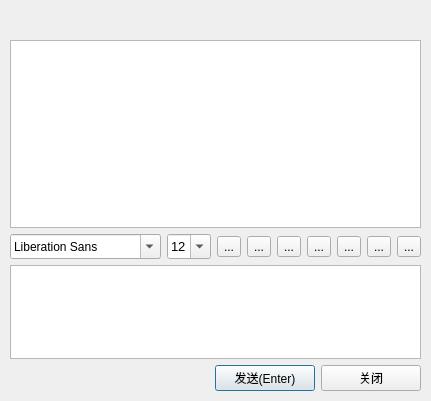
<?xml version="1.0" encoding="UTF-8"?>
<ui version="4.0">
 <class>chat</class>
 <widget class="QDialog" name="chat">
  <property name="geometry">
   <rect>
    <x>0</x>
    <y>0</y>
    <width>431</width>
    <height>401</height>
   </rect>
  </property>
  <property name="windowTitle">
   <string>私人沟通</string>
  </property>
  <property name="windowIcon">
   <iconset resource="imgs.qrc">
    <normaloff>:/imgs/imgs/QtChat.ico</normaloff>:/imgs/imgs/QtChat.ico</iconset>
  </property>
  <widget class="QWidget" name="layoutWidget">
   <property name="geometry">
    <rect>
     <x>10</x>
     <y>40</y>
     <width>411</width>
     <height>351</height>
    </rect>
   </property>
   <layout class="QVBoxLayout" name="verticalLayout">
    <property name="spacing">
     <number>6</number>
    </property>
    <property name="sizeConstraint">
     <enum>QLayout::SetDefaultConstraint</enum>
    </property>
    <item>
     <widget class="QTextBrowser" name="textBrowser">
      <property name="sizePolicy">
       <sizepolicy hsizetype="Expanding" vsizetype="Expanding">
        <horstretch>0</horstretch>
        <verstretch>2</verstretch>
       </sizepolicy>
      </property>
      <property name="frameShadow">
       <enum>QFrame::Sunken</enum>
      </property>
      <property name="openExternalLinks">
       <bool>false</bool>
      </property>
     </widget>
    </item>
    <item>
     <layout class="QHBoxLayout" name="horizontalLayout">
      <item>
       <widget class="QFontComboBox" name="fontComboBox">
        <property name="sizePolicy">
         <sizepolicy hsizetype="Fixed" vsizetype="Fixed">
          <horstretch>0</horstretch>
          <verstretch>0</verstretch>
         </sizepolicy>
        </property>
        <property name="minimumSize">
         <size>
          <width>1</width>
          <height>25</height>
         </size>
        </property>
       </widget>
      </item>
      <item>
       <widget class="QComboBox" name="fontsizecomboBox">
        <property name="sizePolicy">
         <sizepolicy hsizetype="Fixed" vsizetype="Maximum">
          <horstretch>0</horstretch>
          <verstretch>0</verstretch>
         </sizepolicy>
        </property>
        <property name="minimumSize">
         <size>
          <width>0</width>
          <height>25</height>
         </size>
        </property>
        <property name="font">
         <font>
          <pointsize>10</pointsize>
         </font>
        </property>
        <property name="editable">
         <bool>true</bool>
        </property>
        <property name="currentText">
         <string>11</string>
        </property>
        <property name="currentIndex">
         <number>3</number>
        </property>
        <item>
         <property name="text">
          <string>9</string>
         </property>
        </item>
        <item>
         <property name="text">
          <string>10</string>
         </property>
        </item>
        <item>
         <property name="text">
          <string>11</string>
         </property>
        </item>
        <item>
         <property name="text">
          <string>12</string>
         </property>
        </item>
        <item>
         <property name="text">
          <string>13</string>
         </property>
        </item>
        <item>
         <property name="text">
          <string>14</string>
         </property>
        </item>
        <item>
         <property name="text">
          <string>15</string>
         </property>
        </item>
        <item>
         <property name="text">
          <string>16</string>
         </property>
        </item>
        <item>
         <property name="text">
          <string>17</string>
         </property>
        </item>
        <item>
         <property name="text">
          <string>18</string>
         </property>
        </item>
        <item>
         <property name="text">
          <string>19</string>
         </property>
        </item>
        <item>
         <property name="text">
          <string>20</string>
         </property>
        </item>
        <item>
         <property name="text">
          <string>21</string>
         </property>
        </item>
        <item>
         <property name="text">
          <string>22</string>
         </property>
        </item>
       </widget>
      </item>
      <item>
       <widget class="QToolButton" name="textbold">
        <property name="toolTip">
         <string>加粗</string>
        </property>
        <property name="autoFillBackground">
         <bool>false</bool>
        </property>
        <property name="text">
         <string>...</string>
        </property>
        <property name="icon">
         <iconset resource="imgs.qrc">
          <normaloff>:/imgs/imgs/bold.png</normaloff>:/imgs/imgs/bold.png</iconset>
        </property>
        <property name="iconSize">
         <size>
          <width>22</width>
          <height>22</height>
         </size>
        </property>
        <property name="checkable">
         <bool>true</bool>
        </property>
        <property name="autoRaise">
         <bool>false</bool>
        </property>
       </widget>
      </item>
      <item>
       <widget class="QToolButton" name="textitalic">
        <property name="toolTip">
         <string>倾斜</string>
        </property>
        <property name="autoFillBackground">
         <bool>false</bool>
        </property>
        <property name="text">
         <string>...</string>
        </property>
        <property name="icon">
         <iconset resource="imgs.qrc">
          <normaloff>:/imgs/imgs/italic.png</normaloff>:/imgs/imgs/italic.png</iconset>
        </property>
        <property name="iconSize">
         <size>
          <width>22</width>
          <height>22</height>
         </size>
        </property>
        <property name="checkable">
         <bool>true</bool>
        </property>
        <property name="autoRaise">
         <bool>false</bool>
        </property>
       </widget>
      </item>
      <item>
       <widget class="QToolButton" name="textUnderline">
        <property name="toolTip">
         <string>下划线</string>
        </property>
        <property name="autoFillBackground">
         <bool>false</bool>
        </property>
        <property name="text">
         <string>...</string>
        </property>
        <property name="icon">
         <iconset resource="imgs.qrc">
          <normaloff>:/imgs/imgs/underline.png</normaloff>:/imgs/imgs/underline.png</iconset>
        </property>
        <property name="iconSize">
         <size>
          <width>22</width>
          <height>22</height>
         </size>
        </property>
        <property name="checkable">
         <bool>true</bool>
        </property>
        <property name="autoRaise">
         <bool>false</bool>
        </property>
       </widget>
      </item>
      <item>
       <widget class="QToolButton" name="textcolor">
        <property name="toolTip">
         <string>字体颜色</string>
        </property>
        <property name="autoFillBackground">
         <bool>false</bool>
        </property>
        <property name="text">
         <string>...</string>
        </property>
        <property name="icon">
         <iconset resource="imgs.qrc">
          <normaloff>:/imgs/imgs/colorpallette.png</normaloff>:/imgs/imgs/colorpallette.png</iconset>
        </property>
        <property name="iconSize">
         <size>
          <width>22</width>
          <height>22</height>
         </size>
        </property>
        <property name="checkable">
         <bool>false</bool>
        </property>
        <property name="autoRaise">
         <bool>false</bool>
        </property>
       </widget>
      </item>
      <item>
       <widget class="QToolButton" name="sendfile">
        <property name="toolTip">
         <string>传送文件</string>
        </property>
        <property name="autoFillBackground">
         <bool>false</bool>
        </property>
        <property name="text">
         <string>...</string>
        </property>
        <property name="icon">
         <iconset resource="imgs.qrc">
          <normaloff>:/imgs/imgs/file.png</normaloff>:/imgs/imgs/file.png</iconset>
        </property>
        <property name="iconSize">
         <size>
          <width>22</width>
          <height>22</height>
         </size>
        </property>
        <property name="checkable">
         <bool>false</bool>
        </property>
        <property name="autoRaise">
         <bool>false</bool>
        </property>
       </widget>
      </item>
      <item>
       <widget class="QToolButton" name="save">
        <property name="toolTip">
         <string>保存聊天记录</string>
        </property>
        <property name="autoFillBackground">
         <bool>false</bool>
        </property>
        <property name="text">
         <string>...</string>
        </property>
        <property name="icon">
         <iconset resource="imgs.qrc">
          <normaloff>:/imgs/imgs/note.png</normaloff>:/imgs/imgs/note.png</iconset>
        </property>
        <property name="iconSize">
         <size>
          <width>22</width>
          <height>22</height>
         </size>
        </property>
        <property name="checkable">
         <bool>false</bool>
        </property>
        <property name="autoRaise">
         <bool>false</bool>
        </property>
       </widget>
      </item>
      <item>
       <widget class="QToolButton" name="clear">
        <property name="toolTip">
         <string>清空聊天记录</string>
        </property>
        <property name="autoFillBackground">
         <bool>false</bool>
        </property>
        <property name="text">
         <string>...</string>
        </property>
        <property name="icon">
         <iconset resource="imgs.qrc">
          <normaloff>:/imgs/imgs/clear.png</normaloff>:/imgs/imgs/clear.png</iconset>
        </property>
        <property name="iconSize">
         <size>
          <width>22</width>
          <height>22</height>
         </size>
        </property>
        <property name="checkable">
         <bool>false</bool>
        </property>
        <property name="autoRaise">
         <bool>false</bool>
        </property>
       </widget>
      </item>
     </layout>
    </item>
    <item>
     <widget class="QTextEdit" name="textEdit">
      <property name="sizePolicy">
       <sizepolicy hsizetype="Expanding" vsizetype="Maximum">
        <horstretch>0</horstretch>
        <verstretch>1</verstretch>
       </sizepolicy>
      </property>
      <property name="font">
       <font>
        <family>宋体</family>
        <pointsize>11</pointsize>
       </font>
      </property>
      <property name="html">
       <string>&lt;!DOCTYPE HTML PUBLIC &quot;-//W3C//DTD HTML 4.0//EN&quot; &quot;http://www.w3.org/TR/REC-html40/strict.dtd&quot;&gt;
&lt;html&gt;&lt;head&gt;&lt;meta name=&quot;qrichtext&quot; content=&quot;1&quot; /&gt;&lt;style type=&quot;text/css&quot;&gt;
p, li { white-space: pre-wrap; }
&lt;/style&gt;&lt;/head&gt;&lt;body style=&quot; font-family:'宋体'; font-size:11pt; font-weight:400; font-style:normal;&quot;&gt;
&lt;p style=&quot;-qt-paragraph-type:empty; margin-top:0px; margin-bottom:0px; margin-left:0px; margin-right:0px; -qt-block-indent:0; text-indent:0px; font-size:12pt;&quot;&gt;&lt;br /&gt;&lt;/p&gt;&lt;/body&gt;&lt;/html&gt;</string>
      </property>
     </widget>
    </item>
    <item>
     <layout class="QHBoxLayout" name="horizontalLayout_2">
      <item>
       <spacer name="horizontalSpacer">
        <property name="orientation">
         <enum>Qt::Horizontal</enum>
        </property>
        <property name="sizeHint" stdset="0">
         <size>
          <width>40</width>
          <height>20</height>
         </size>
        </property>
       </spacer>
      </item>
      <item>
       <widget class="QPushButton" name="send">
        <property name="minimumSize">
         <size>
          <width>100</width>
          <height>25</height>
         </size>
        </property>
        <property name="text">
         <string>发送(Enter)</string>
        </property>
       </widget>
      </item>
      <item>
       <widget class="QPushButton" name="close">
        <property name="minimumSize">
         <size>
          <width>100</width>
          <height>25</height>
         </size>
        </property>
        <property name="text">
         <string>关闭</string>
        </property>
       </widget>
      </item>
     </layout>
    </item>
   </layout>
  </widget>
  <widget class="QWidget" name="horizontalLayoutWidget">
   <property name="geometry">
    <rect>
     <x>10</x>
     <y>10</y>
     <width>411</width>
     <height>21</height>
    </rect>
   </property>
   <layout class="QHBoxLayout" name="horizontalLayout_3">
    <item>
     <widget class="QLabel" name="label">
      <property name="text">
       <string/>
      </property>
     </widget>
    </item>
   </layout>
  </widget>
 </widget>
 <resources>
  <include location="imgs.qrc"/>
 </resources>
 <connections/>
</ui>
